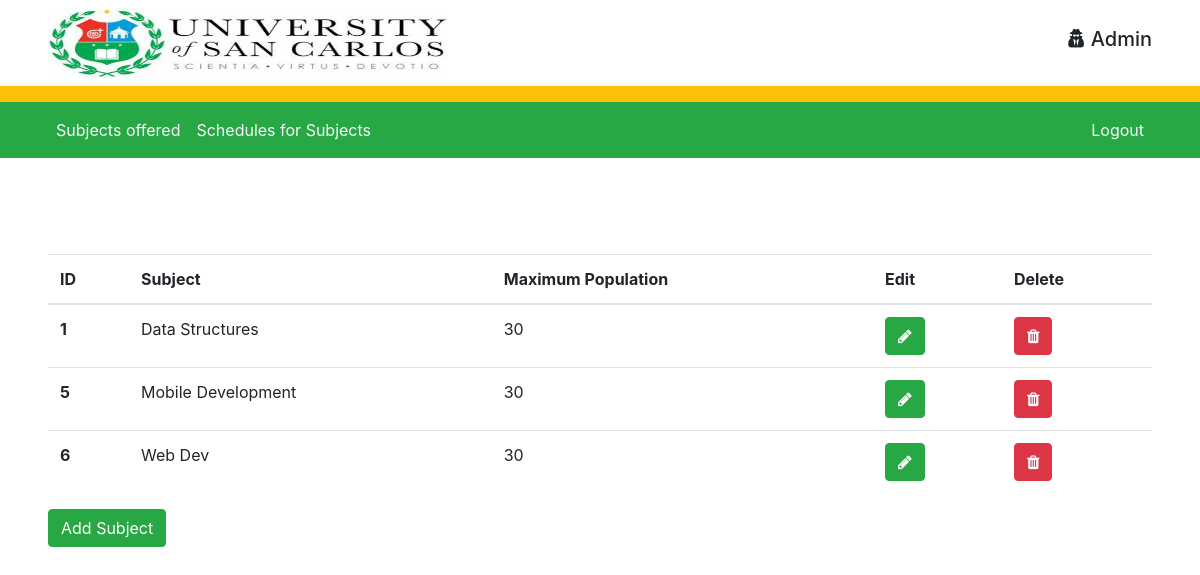
Screenshot of /admin.php (signed in) with the database file from the repository.
### tables this page shows
CREATE TABLE `subjects` (
  `id` int(255) NOT NULL,
  `name` varchar(255) NOT NULL,
  `maxpopulation` int(255) NOT NULL
);

### admin.php (the view, shortened to what this page needs)
<!DOCTYPE html>
<html lang="en">
<head>
    <link rel="stylesheet" href="https://stackpath.bootstrapcdn.com/bootstrap/4.4.1/css/bootstrap.min.css">
    <link rel="stylesheet" href="https://cdnjs.cloudflare.com/ajax/libs/font-awesome/4.7.0/css/font-awesome.min.css">
</head>
<nav class="navbar navbar-expand-lg navbar-light px-5">
    <ul class="nav navbar-nav mr-auto">
        <li class="nav-item">
            <img src="th.jpg" alt="HTML5 Icon" width="400" height="70">
        </li>
    </ul>
    <ul class="nav navbar-nav navbar-right">
        <li class="nav-item">
            <h5><i class="fa fa-user-secret" aria-hidden="true"></i> Admin</h5>
        </li>
    </ul>
</nav>
<nav class="navbar navbar-expand-lg navbar-warning bg-warning px-1"></nav>
<nav class="navbar navbar-expand-lg navbar-success bg-success px-5">
    <div class="collapse navbar-collapse" id="navContent">
        <ul class="navbar-nav mr-auto">
            <li class="nav-item ">
                <a href="admin.php" class="nav-link  text-light">Subjects offered</a>
            </li>
            <li class="nav-item ">
                <a href="schedule.php" class="nav-link  text-light">Schedules for Subjects</a>
            </li>
        </ul>
        <ul class="nav navbar-nav navbar-right">
            <li class="nav-item">
                <a href="?logout=true" class="nav-link text-light">Logout</a>
            </li>
        </ul>
    </div>
</nav>
<body>
    <div class="container-fluid w-150 position-relative mx-auto p-5 my-5">
        <?php
        $conn = new mysqli("localhost", "root", "", "crud");
        $sql = "SELECT * FROM subjects";
        $result = $conn->query($sql);
        if ($result->num_rows > 0) {
            echo '
            <table class="table">
            <thead>
              <tr>
                <th scope="col">ID</th>
                <th scope="col">Subject</th>
                <th scope="col">Maximum Population</th>
                <th scope="col">Edit</th>
                <th scope="col">Delete</th>
              </tr>
            </thead>
            <tbody>';
            while ($row = $result->fetch_assoc()) {
                echo '
              <tr>
                    <th scope="row">' . $row['id'] . '</th>
                    <td>' . $row['name'] . '</td>
                    <td>' . $row['maxpopulation'] . '</td>
                    <td><a class="btn btn-success" href="editSubj.php?EditID=' . $row['id'] . '"><i class="fa fa-pencil" aria-hidden="true"></i></a></td>
                    <td><a class="btn btn-danger" href="admin.php?DeleteID=' . $row['id'] . '"><i class="fa fa-trash" aria-hidden="true"></i></a></td>
              </tr>
            ';
            }
            echo '
            </tbody>
            </table>
          ';
        }
        ?>
        <a href="addSubj.php" class="btn btn-success" role="button">Add Subject</a>
    </div>
</body>
</html>

### rows the page displays
subjects: id "1", name "Data Structures", maxpopulation "30"
subjects: id "5", name "Mobile Development", maxpopulation "30"
subjects: id "6", name "Web Dev", maxpopulation "30"
